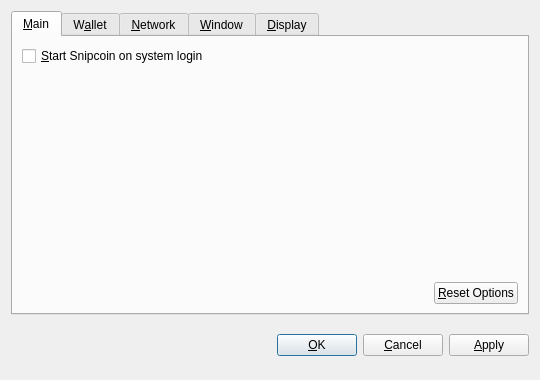
<?xml version="1.0" encoding="UTF-8"?>
<ui version="4.0">
 <class>OptionsDialog</class>
 <widget class="QDialog" name="OptionsDialog">
  <property name="geometry">
   <rect>
    <x>0</x>
    <y>0</y>
    <width>540</width>
    <height>380</height>
   </rect>
  </property>
  <property name="windowTitle">
   <string>Options</string>
  </property>
  <property name="modal">
   <bool>true</bool>
  </property>
  <layout class="QVBoxLayout" name="verticalLayout">
   <item>
    <widget class="QTabWidget" name="tabWidget">
     <property name="tabPosition">
      <enum>QTabWidget::North</enum>
     </property>
     <property name="currentIndex">
      <number>0</number>
     </property>
     <widget class="QWidget" name="tabMain">
      <attribute name="title">
       <string>&amp;Main</string>
      </attribute>
      <layout class="QVBoxLayout" name="verticalLayout_Main">
       <item>
        <widget class="QCheckBox" name="bitcoinAtStartup">
         <property name="toolTip">
          <string>Automatically start Snipcoin after logging in to the system.</string>
         </property>
         <property name="text">
          <string>&amp;Start Snipcoin on system login</string>
         </property>
        </widget>
       </item>
       <item>
        <spacer name="verticalSpacer_Main">
         <property name="orientation">
          <enum>Qt::Vertical</enum>
         </property>
         <property name="sizeHint" stdset="0">
          <size>
           <width>20</width>
           <height>40</height>
          </size>
         </property>
        </spacer>
       </item>
       <item>
        <layout class="QHBoxLayout" name="horizontalLayout_2_Main">
         <item>
          <spacer name="horizontalSpacer_2_Main">
           <property name="orientation">
            <enum>Qt::Horizontal</enum>
           </property>
           <property name="sizeHint" stdset="0">
            <size>
             <width>40</width>
             <height>20</height>
            </size>
           </property>
          </spacer>
         </item>
         <item>
          <widget class="QPushButton" name="resetButton">
           <property name="toolTip">
            <string>Reset all client options to default.</string>
           </property>
           <property name="text">
            <string>&amp;Reset Options</string>
           </property>
           <property name="autoDefault">
            <bool>false</bool>
           </property>
          </widget>
         </item>
        </layout>
       </item>
      </layout>
     </widget>
     <widget class="QWidget" name="tabWallet">
      <attribute name="title">
       <string>W&amp;allet</string>
      </attribute>
      <layout class="QVBoxLayout" name="verticalLayout_Network">
       <item>
        <widget class="QLabel" name="transactionFeeInfoLabel">
         <property name="text">
          <string>Optional transaction fee per kB that helps make sure your transactions are processed quickly. Most transactions are 1 kB.</string>
         </property>
         <property name="textFormat">
          <enum>Qt::PlainText</enum>
         </property>
         <property name="wordWrap">
          <bool>true</bool>
         </property>
        </widget>
       </item>
       <item>
        <layout class="QHBoxLayout" name="horizontalLayout_1_Main">
         <item>
          <widget class="QLabel" name="transactionFeeLabel">
           <property name="text">
            <string>Pay transaction &amp;fee</string>
           </property>
           <property name="textFormat">
            <enum>Qt::PlainText</enum>
           </property>
           <property name="buddy">
            <cstring>transactionFee</cstring>
           </property>
          </widget>
         </item>
         <item>
          <widget class="BitcoinAmountField" name="transactionFee"/>
         </item>
         <item>
          <spacer name="horizontalSpacer_1_Main">
           <property name="orientation">
            <enum>Qt::Horizontal</enum>
           </property>
           <property name="sizeHint" stdset="0">
            <size>
             <width>40</width>
             <height>20</height>
            </size>
           </property>
          </spacer>
         </item>
        </layout>
       </item>
       <item>
        <widget class="QLabel" name="label">
         <property name="text">
          <string>If you disable the spending of unconfirmed change, the change from a transaction cannot be used until that transaction has at least one confirmation. This also affects how your balance is computed.</string>
         </property>
         <property name="wordWrap">
          <bool>true</bool>
         </property>
        </widget>
       </item>
       <item>
        <widget class="QCheckBox" name="spendZeroConfChange">
         <property name="text">
          <string>Spend unconfirmed change  (experts only)</string>
         </property>
        </widget>
       </item>
       <item>
        <spacer name="verticalSpacer">
         <property name="orientation">
          <enum>Qt::Vertical</enum>
         </property>
         <property name="sizeHint" stdset="0">
          <size>
           <width>20</width>
           <height>40</height>
          </size>
         </property>
        </spacer>
       </item>
      </layout>
     </widget>
     <widget class="QWidget" name="tabNetwork">
      <attribute name="title">
       <string>&amp;Network</string>
      </attribute>
      <layout class="QVBoxLayout" name="verticalLayout_Network">
       <item>
        <widget class="QCheckBox" name="mapPortUpnp">
         <property name="toolTip">
          <string>Automatically open the Snipcoin client port on the router. This only works when your router supports UPnP and it is enabled.</string>
         </property>
         <property name="text">
          <string>Map port using &amp;UPnP</string>
         </property>
        </widget>
       </item>
       <item>
        <widget class="QCheckBox" name="connectSocks">
         <property name="toolTip">
          <string>Connect to the Snipcoin network through a SOCKS proxy (e.g. when connecting through Tor).</string>
         </property>
         <property name="text">
          <string>&amp;Connect through SOCKS proxy:</string>
         </property>
        </widget>
       </item>
       <item>
        <layout class="QHBoxLayout" name="horizontalLayout_Network">
         <item>
          <widget class="QLabel" name="proxyIpLabel">
           <property name="text">
            <string>Proxy &amp;IP:</string>
           </property>
           <property name="textFormat">
            <enum>Qt::PlainText</enum>
           </property>
           <property name="buddy">
            <cstring>proxyIp</cstring>
           </property>
          </widget>
         </item>
         <item>
          <widget class="QValidatedLineEdit" name="proxyIp">
           <property name="maximumSize">
            <size>
             <width>140</width>
             <height>16777215</height>
            </size>
           </property>
           <property name="toolTip">
            <string>IP address of the proxy (e.g. 127.0.0.1)</string>
           </property>
          </widget>
         </item>
         <item>
          <widget class="QLabel" name="proxyPortLabel">
           <property name="text">
            <string>&amp;Port:</string>
           </property>
           <property name="textFormat">
            <enum>Qt::PlainText</enum>
           </property>
           <property name="buddy">
            <cstring>proxyPort</cstring>
           </property>
          </widget>
         </item>
         <item>
          <widget class="QLineEdit" name="proxyPort">
           <property name="maximumSize">
            <size>
             <width>55</width>
             <height>16777215</height>
            </size>
           </property>
           <property name="toolTip">
            <string>Port of the proxy (e.g. 9050)</string>
           </property>
          </widget>
         </item>
         <item>
          <widget class="QLabel" name="socksVersionLabel">
           <property name="text">
            <string>SOCKS &amp;Version:</string>
           </property>
           <property name="textFormat">
            <enum>Qt::PlainText</enum>
           </property>
           <property name="buddy">
            <cstring>socksVersion</cstring>
           </property>
          </widget>
         </item>
         <item>
          <widget class="QValueComboBox" name="socksVersion">
           <property name="toolTip">
            <string>SOCKS version of the proxy (e.g. 5)</string>
           </property>
          </widget>
         </item>
         <item>
          <spacer name="horizontalSpacer_Network">
           <property name="orientation">
            <enum>Qt::Horizontal</enum>
           </property>
           <property name="sizeHint" stdset="0">
            <size>
             <width>40</width>
             <height>20</height>
            </size>
           </property>
          </spacer>
         </item>
        </layout>
       </item>
       <item>
        <spacer name="verticalSpacer_Network">
         <property name="orientation">
          <enum>Qt::Vertical</enum>
         </property>
         <property name="sizeHint" stdset="0">
          <size>
           <width>20</width>
           <height>40</height>
          </size>
         </property>
        </spacer>
       </item>
      </layout>
     </widget>
     <widget class="QWidget" name="tabWindow">
      <attribute name="title">
       <string>&amp;Window</string>
      </attribute>
      <layout class="QVBoxLayout" name="verticalLayout_Window">
       <item>
        <widget class="QCheckBox" name="minimizeToTray">
         <property name="toolTip">
          <string>Show only a tray icon after minimizing the window.</string>
         </property>
         <property name="text">
          <string>&amp;Minimize to the tray instead of the taskbar</string>
         </property>
        </widget>
       </item>
       <item>
        <widget class="QCheckBox" name="minimizeOnClose">
         <property name="toolTip">
          <string>Minimize instead of exit the application when the window is closed. When this option is enabled, the application will be closed only after selecting Quit in the menu.</string>
         </property>
         <property name="text">
          <string>M&amp;inimize on close</string>
         </property>
        </widget>
       </item>
       <item>
        <spacer name="verticalSpacer_Window">
         <property name="orientation">
          <enum>Qt::Vertical</enum>
         </property>
         <property name="sizeHint" stdset="0">
          <size>
           <width>20</width>
           <height>40</height>
          </size>
         </property>
        </spacer>
       </item>
      </layout>
     </widget>
     <widget class="QWidget" name="tabDisplay">
      <attribute name="title">
       <string>&amp;Display</string>
      </attribute>
      <layout class="QVBoxLayout" name="verticalLayout_Display">
       <item>
        <layout class="QHBoxLayout" name="horizontalLayout_1_Display">
         <item>
          <widget class="QLabel" name="langLabel">
           <property name="text">
            <string>User Interface &amp;language:</string>
           </property>
           <property name="textFormat">
            <enum>Qt::PlainText</enum>
           </property>
           <property name="buddy">
            <cstring>lang</cstring>
           </property>
          </widget>
         </item>
         <item>
          <widget class="QValueComboBox" name="lang">
           <property name="toolTip">
            <string>The user interface language can be set here. This setting will take effect after restarting Snipcoin.</string>
           </property>
          </widget>
         </item>
        </layout>
       </item>
       <item>
        <layout class="QHBoxLayout" name="horizontalLayout_2_Display">
         <item>
          <widget class="QLabel" name="unitLabel">
           <property name="text">
            <string>&amp;Unit to show amounts in:</string>
           </property>
           <property name="textFormat">
            <enum>Qt::PlainText</enum>
           </property>
           <property name="buddy">
            <cstring>unit</cstring>
           </property>
          </widget>
         </item>
         <item>
          <widget class="QValueComboBox" name="unit">
           <property name="toolTip">
            <string>Choose the default subdivision unit to show in the interface and when sending coins.</string>
           </property>
          </widget>
         </item>
        </layout>
       </item>
       <item>
        <widget class="QCheckBox" name="displayAddresses">
         <property name="toolTip">
          <string>Whether to show Snipcoin addresses in the transaction list or not.</string>
         </property>
         <property name="text">
          <string>&amp;Display addresses in transaction list</string>
         </property>
        </widget>
       </item>
       <item>
        <widget class="QCheckBox" name="coinControlFeatures">
         <property name="toolTip">
          <string>Whether to show coin control features or not.</string>
         </property>
         <property name="text">
          <string>Display coin &amp;control features (experts only!)</string>
         </property>
        </widget>
       </item>
       <item>
        <spacer name="verticalSpacer_Display">
         <property name="orientation">
          <enum>Qt::Vertical</enum>
         </property>
         <property name="sizeHint" stdset="0">
          <size>
           <width>20</width>
           <height>40</height>
          </size>
         </property>
        </spacer>
       </item>
      </layout>
     </widget>
    </widget>
   </item>
   <item>
    <layout class="QHBoxLayout" name="horizontalLayout_Buttons">
     <item>
      <spacer name="horizontalSpacer_1">
       <property name="orientation">
        <enum>Qt::Horizontal</enum>
       </property>
       <property name="sizeHint" stdset="0">
        <size>
         <width>40</width>
         <height>48</height>
        </size>
       </property>
      </spacer>
     </item>
     <item>
      <widget class="QLabel" name="statusLabel">
       <property name="font">
        <font>
         <weight>75</weight>
         <bold>true</bold>
        </font>
       </property>
       <property name="text">
        <string/>
       </property>
       <property name="textFormat">
        <enum>Qt::PlainText</enum>
       </property>
       <property name="wordWrap">
        <bool>true</bool>
       </property>
      </widget>
     </item>
     <item>
      <spacer name="horizontalSpacer_2">
       <property name="orientation">
        <enum>Qt::Horizontal</enum>
       </property>
       <property name="sizeHint" stdset="0">
        <size>
         <width>40</width>
         <height>48</height>
        </size>
       </property>
      </spacer>
     </item>
     <item>
      <widget class="QPushButton" name="okButton">
       <property name="text">
        <string>&amp;OK</string>
       </property>
      </widget>
     </item>
     <item>
      <widget class="QPushButton" name="cancelButton">
       <property name="text">
        <string>&amp;Cancel</string>
       </property>
       <property name="autoDefault">
        <bool>false</bool>
       </property>
      </widget>
     </item>
     <item>
      <widget class="QPushButton" name="applyButton">
       <property name="text">
        <string>&amp;Apply</string>
       </property>
       <property name="autoDefault">
        <bool>false</bool>
       </property>
      </widget>
     </item>
    </layout>
   </item>
  </layout>
 </widget>
 <customwidgets>
  <customwidget>
   <class>BitcoinAmountField</class>
   <extends>QSpinBox</extends>
   <header>bitcoinamountfield.h</header>
  </customwidget>
  <customwidget>
   <class>QValueComboBox</class>
   <extends>QComboBox</extends>
   <header>qvaluecombobox.h</header>
  </customwidget>
  <customwidget>
   <class>QValidatedLineEdit</class>
   <extends>QLineEdit</extends>
   <header>qvalidatedlineedit.h</header>
  </customwidget>
 </customwidgets>
 <resources/>
 <connections/>
</ui>
